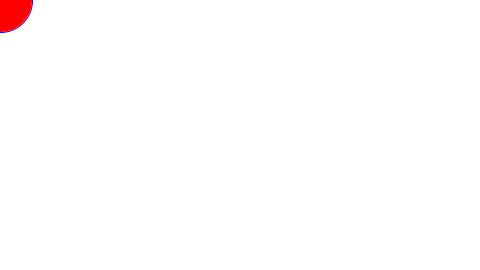
Frame 1 (no input)
Frame 60 (the mouse pressed at the canvas centre just before this capture): identical to frame 1, image omitted
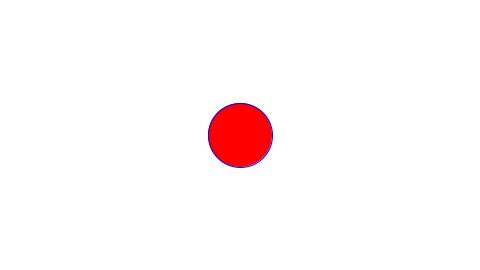
Frame 120 (the mouse held since frame 60 and released just before this capture)

The Processing sketch that drew these frames (run headless with seeded random() and noise(); from frame 60 on, the mouse is pressed at the canvas centre):

// Processing sketch: example_10_01_catcher
// ── example_10_01_catcher.pde
// Learning Processing
// Daniel Shiffman
// http://www.learningprocessing.com

// Example 10-1: Catcher

Catcher catcher;

void setup() {
  size(480, 270);
  catcher = new Catcher(32);
}

void draw() {
  background(255);
  catcher.setLocation(mouseX, mouseY);
  catcher.display();
}

// ── Catcher.pde
// Learning Processing
// Daniel Shiffman
// http://www.learningprocessing.com

// Example 10-1: Catcher

class Catcher {
  float r;   // radius
  float x,y; // location
  
  Catcher(float tempR) {
    r = tempR;
    x = 0;
    y = 0;
  }
  
  void setLocation(float tempX, float tempY) {
    x = tempX;
    y = tempY;
  }
  
  void display() {
    color c = color(255, 0, 0);
    stroke(0,0,255);
    fill(c);
    ellipse(x,y,r*2,r*2);
  }

}
